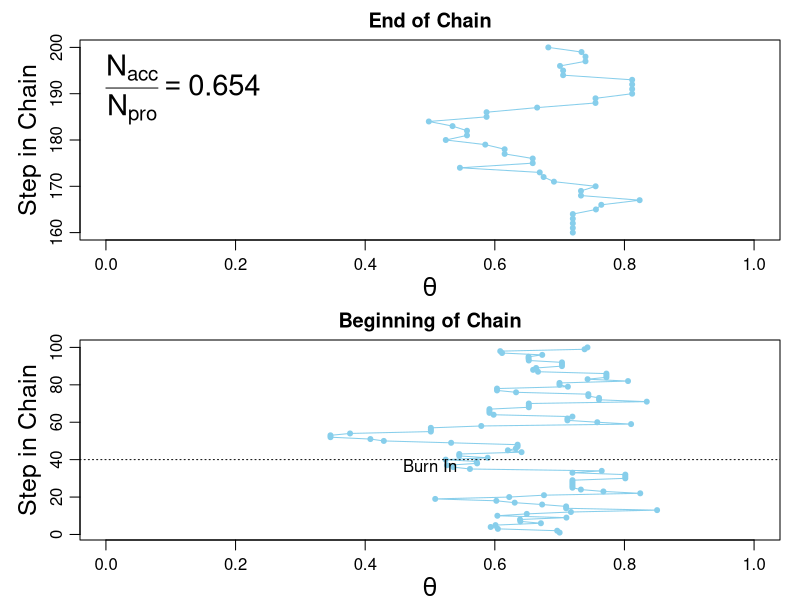
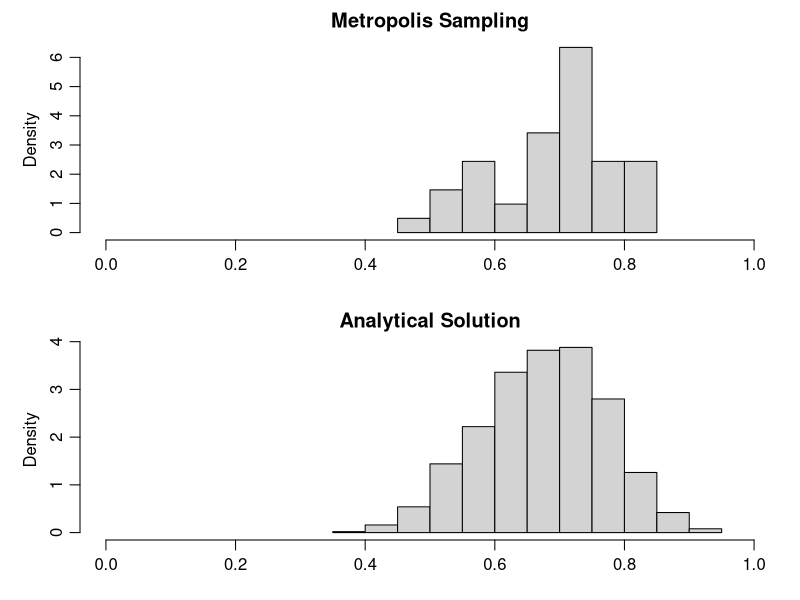

Source code (R) for these figures, in order:


# Specify the data, to be used in the likelihood function. 
myData = c(rep(0,6),rep(1,14))

# Define the Bernoulli likelihood function, p(D|theta). 
# The argument theta could be a vector, not just a scalar. 
likelihood = function( theta , data ) {
  z = sum( data ) 
  N = length( data ) 
  pDataGivenTheta = theta^z * (1-theta)^(N-z) 
  # The theta values passed into this function are generated at random, 
  # and therefore might be inadvertently greater than 1 or less than 0. 
  # The likelihood for theta > 1 or for theta < 0 is zero: 
  pDataGivenTheta[ theta > 1 | theta < 0 ] = 0 
  return( pDataGivenTheta ) 
 } 
 
# Define the prior density function.  
prior = function( theta )  {
  pTheta = dbeta( theta , 1 , 1 ) 
  # The theta values passed into this function are generated at random, 
  # and therefore might be inadvertently greater than 1 or less than 0. 
  # The prior for theta > 1 or for theta < 0 is zero: 
  pTheta[ theta > 1 | theta < 0 ] = 0 
  return( pTheta ) 
 } 
 
# Define the relative probability of the target distribution,  
# as a function of vector theta. For our application, this 
# target distribution is the unnormalized posterior distribution. 
targetRelProb = function( theta , data ) { 
  targetRelProb =  likelihood( theta , data ) * prior( theta ) 
  return( targetRelProb ) 
 } 
 
# Specify the length of the trajectory, i.e., the number of jumps to try: 
trajLength = 200 # (100, 500, 2000, 20000) arbitrary large number 
# Initialize the vector that will store the results: 
trajectory = rep( 0 , trajLength ) 
# Specify where to start the trajectory: 
trajectory[1] = 0.7 # arbitrary value 
# Specify the burn-in period: 
burnIn = ceiling( 0.2 * trajLength ) # arbitrary number, less than trajLength 
# Initialize accepted, rejected counters, just to monitor performance: 
nAccepted = 0 
nRejected = 0 
 
# Now generate the random walk. The 't' index is time or trial in the walk. 
# Specify seed to reproduce same random walk: 
set.seed(47405) 
# Specify standard deviation of proposal distribution: 
proposalSD = c(0.02,0.1,2.0)[2] 

for ( t in 1:(trajLength-1) )  {
	currentPosition = trajectory[t] 
	# Use the proposal distribution to generate a proposed jump. 
	proposedJump = rnorm( 1 , mean=0 , sd=proposalSD ) 
	# Compute the probability of accepting the proposed jump. 
	probAccept = min( 1, 
		targetRelProb( currentPosition + proposedJump , myData ) 
		/ targetRelProb( currentPosition , myData ) ) 
	# Generate a random uniform value from the interval [0,1] to 
	# decide whether or not to accept the proposed jump. 
	if ( runif(1) < probAccept )  {
		# accept the proposed jump 
		trajectory[ t+1 ] = currentPosition + proposedJump 
		# increment the accepted counter, just to monitor performance 
		if ( t > burnIn )  { nAccepted = nAccepted + 1  } 
	 } else  {
		# reject the proposed jump, stay at current position 
		trajectory[ t+1 ] = currentPosition 
		# increment the rejected counter, just to monitor performance 
		if ( t > burnIn )  { nRejected = nRejected + 1  } 
	 } 
 } 
 
# Extract the post-burnIn portion of the trajectory. 
acceptedTraj = trajectory[ (burnIn+1) : length(trajectory) ] 
 
# End of Metropolis algorithm. 
 
#----------------------------------------------------------------------- 
# Display the chain. 
 
#figure(width=4,height=8) 
layout( matrix(1:2,nrow=2) ) 
par(mar=c(3,4,2,1),mgp=c(2,0.7,0)) 
 
# Trajectory, a.k.a. trace plot, end of chain: 
idxToPlot = (trajLength-burnIn):trajLength 
plot( trajectory[idxToPlot] , idxToPlot , main="End of Chain" , 
      xlab=bquote(theta) , xlim=c(0,1) , ylab="Step in Chain" , 
      type="o" , pch=20 , col="skyblue" , cex.lab=1.5 ) 
# Display proposal SD and acceptance ratio in the plot. 
text( 0.0 , trajLength , adj=c(0.0,1.1) , cex=1.75 , 
      labels = bquote( frac(N[acc],N[pro]) ==  
                       .(signif( nAccepted/(nAccepted+nRejected) , 3 )))) 
 
# Trajectory, a.k.a. trace plot, beginning of chain: 
idxToPlot = 1:100 
plot( trajectory[idxToPlot] , idxToPlot , main="Beginning of Chain" , 
      xlab=bquote(theta) , xlim=c(0,1) , ylab="Step in Chain" , 
      type="o" , pch=20 , col="skyblue" , cex.lab=1.5 ) 
# Indicate burn in limit (might not be visible if not in range): 
if ( burnIn > 0 )  {
  abline(h=burnIn,lty="dotted") 
  text( 0.5 , burnIn+1 , "Burn In" , adj=c(0.5,1.1) ) 
 } 
 
# Posterior histogram: 

#openGraph(width=4,height=8) 
layout( matrix(1:2,nrow=2) ) 
par(mar=c(3,4,2,1),mgp=c(2,0.7,0)) 


idxToPlot = (trajLength-burnIn):trajLength 
# samples from Metropolis algorithm
hist(trajectory[idxToPlot], freq = FALSE, xlab = '', main = 'Metropolis Sampling', 10, xlim = c(0, 1)) 
# iid sample based on analytical solution (Beta-Binomial model)
hist(rbeta(1000, sum(myData) + 1, sum(1-myData) + 1), xlab = '', freq = FALSE, main = 'Analytical Solution', xlim = c(0, 1))
 
 
